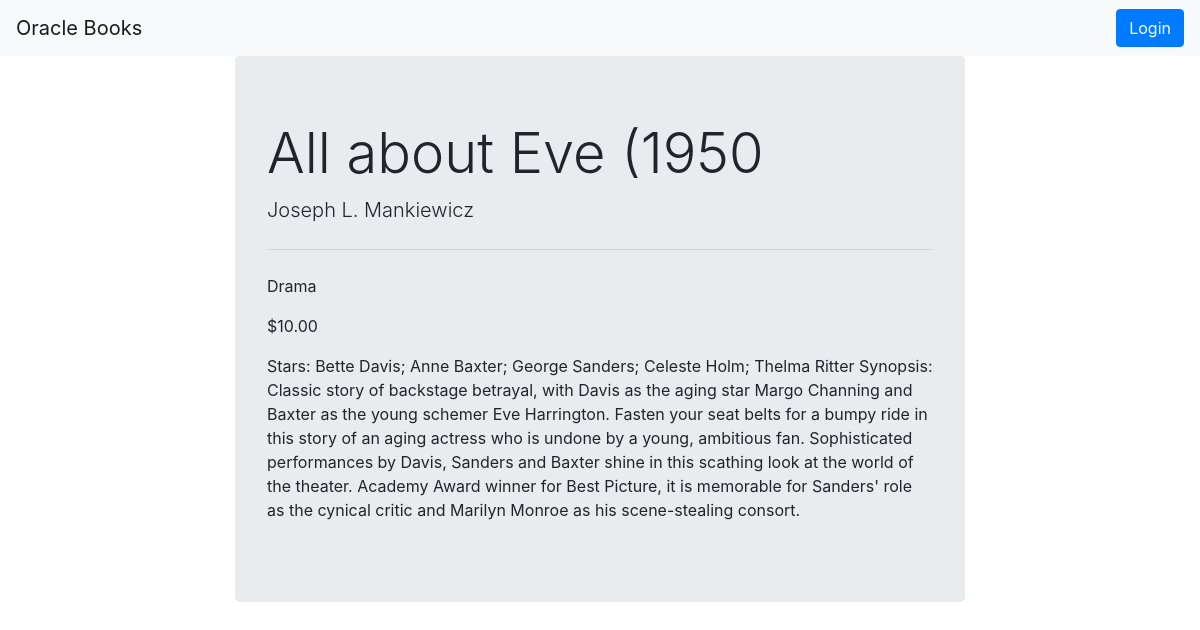
The app's page /catalog/public/category/3/12/item, older data.
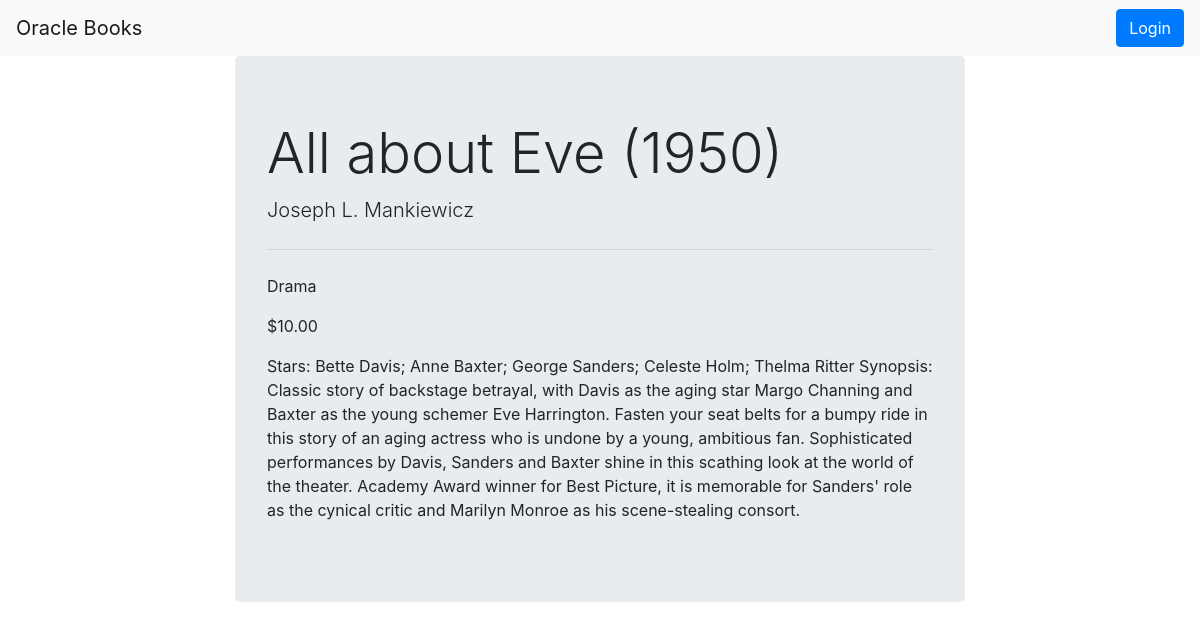
The same page, newer data.
### database_setup.py (models this page shows, shortened)
class StoreItem(Base):
    __tablename__ = 'store_item'
    name = Column(String(150), nullable=False)
    id = Column(Integer, primary_key=True)
    author = Column(String(50), nullable=False)
    genre = Column(String(20))
    price = Column(String(10), nullable=False)
    description = Column(String(500))
    category_id = Column(Integer, ForeignKey('category.id'))
    category = relationship(Category)
    user_id = Column(Integer, ForeignKey('user.id'))
    user = relationship(User)

### project.py (the view)
@app.route('/catalog/public/category/<int:category_id>/<int:item_id>/item')
def viewItemPublic(category_id, item_id):
    category = session.query(Category).filter_by(id=category_id).one()
    item = session.query(StoreItem).filter_by(id=item_id).one()
    return render_template("viewItemPublic.html", category=category, item=item)

### templates/viewItemPublic.html (shortened to what this page needs)
<!doctype html>
<html>
	<head>
        <link rel="stylesheet" href="https://stackpath.bootstrapcdn.com/bootstrap/4.3.1/css/bootstrap.min.css">
	</head>
	<body>
		<nav class="navbar navbar-light bg-light">
  		 	<a class="navbar-brand" href="{{url_for('publicCatalog')}}">Oracle Books</a>
			<ul class="nav justify-content-end">
  				<li class="nav-item">
    			<a class="nav-link active" href="#" method='POST'></a>
  				</li>
  				<li class="nav-item">
    			<a class="nav-link" href="#"></a>
  				</li>
  				<li class="nav-item">
    			<a class="nav-link" href="#"></a>
  				</li>
  				<li class="nav-item">
    			<a class="btn btn-primary" href="{{url_for('showLogin')}}" type="button" tabindex="-1" aria-disabled="False">Login</a>
  				</li>
			</ul>
		</nav>
		<div class="container">
			<div class="row">
				<div class="col-2">
				</div>
				<div class="col-8">
				  <div id="item_content">
					<div class="jumbotron">
					  <h1 class="display-4">{{item.name}}</h1>
					  <p class="lead">{{item.author}}</p>
					  <hr class="my-4">
					  <p>{{item.genre}}</p>
					  <p>{{item.price}}</p>
					  <p>{{item.description}}</p>
					</div>
				   </div>
				</div>
				<div class="col-2"></div>
			</div>
		</div>
	</body>
</html>

Row changes from the older to the newer data that the page shows:
changed StoreItem "Joseph L. Mankiewicz": name "All about Eve (1950" → "All about Eve (1950)"
